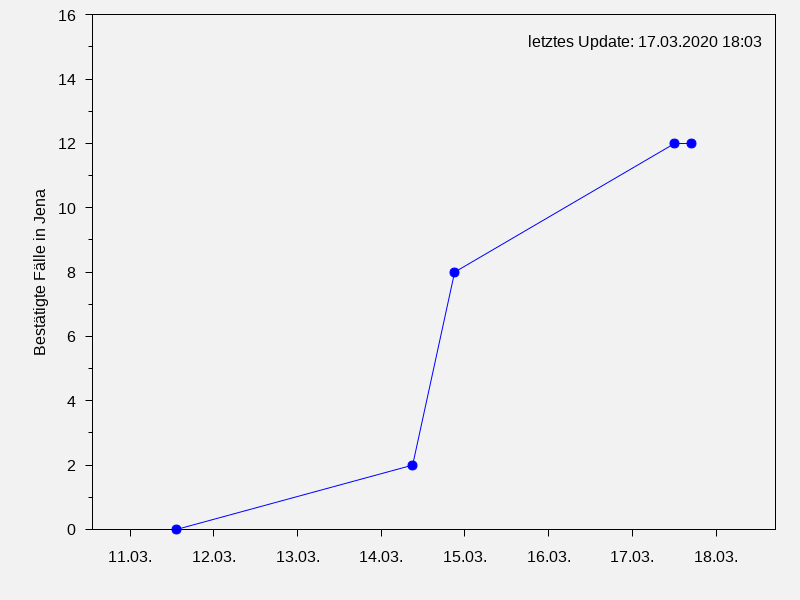

Here is the gnuplot script that generated this plot:
set terminal pngcairo enhanced font "Arial,12" fontscale 1.0 size 800, 600 background rgb '#f2f2f2' dl 2.0
set encoding utf8
set minussign

set output 'plot1.png'

# margins
set lmargin 10.25
set rmargin 2.80
set tmargin 0.75
set bmargin 3.75

# colors and plot style
set style line  1 lc rgb '#0000FF' lt 1 lw 1 pt 7 ps 1.50 

# stats for y
stats "<awk '{ print $1 }' ./cases_jena.dat" using 1 nooutput
set xrange [ STATS_min - 86400 : STATS_max + 86400 ]

# stats for y
stats "<awk '{ print $2 }' ./cases_jena.dat" using 1 nooutput
set yrange [ 0 : int(4.0/3.0*STATS_max) ]

# x-axis setup
unset xlabel
set xdata time
set timefmt "%s"
set format x "%d.%m."
set xtics out nomirror
set mxtics 1

# y-axis setup
set ylabel 'Bestätigte Fälle in Jena'
set format y '%.0f'
set ytics out nomirror
set mytics 2

# key
unset key

# latest update
update_str = "letztes Update: " . system("date +%d.%m.%Y\\ %H\\:%M")
set label 1 at graph 0.98, 0.95 update_str right textcolor ls 0 font ",12"

# data
plot  \
  './cases_jena.dat' using 1:2 with linespoints ls 1 title "Bestätigte Fälle"
